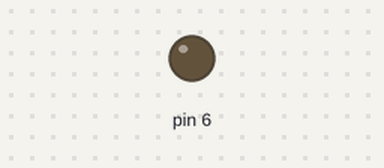
Recording of a sketch running on a simulated Arduino Uno, built with avr-gcc and run on an emulated ATmega328P. Parts: output pins drawn as LEDs (lit = HIGH).

Above: at 5.1 s.
Timing chart, 0 to 6.6 s (numbered marks = the images above):
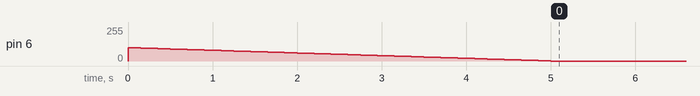

The sketch:

buz.ino
```cpp
int x = 100;
boolean state;
void setup() {
  // put your setup code here, to run once:
  pinMode(6, OUTPUT);
  state = false;
}

void loop() {
  // put your main code here, to run repeatedly:
  analogWrite(6, x);
  delay(50);


  if(!state){
    if(x > 0){
      x --;
    }else{
      x = 0;

    }

  }


}
```
